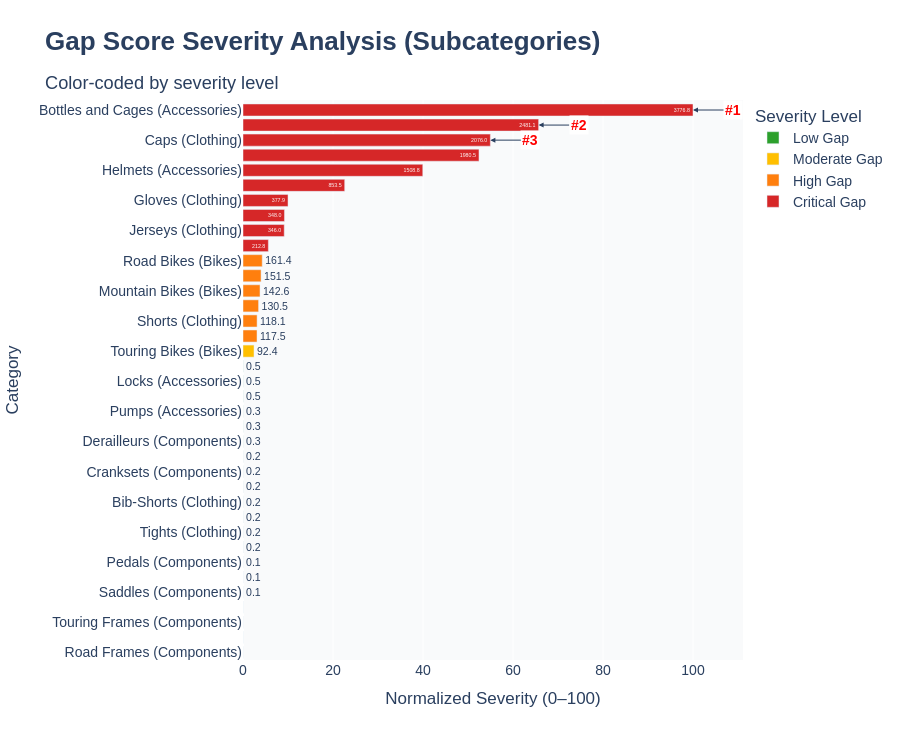

Notebook code cell kept with this figure:
### Markdown cell above
### Chart 2: Gap Score Severity Analysis (All Subcategories)

This horizontal bar chart displays gap scores for all subcategories with color-coded severity levels.

### Code cell
# Prepare data with subcategory + parent category labels
gap_chart_data = gap_summary.copy()
gap_chart_data['category_full'] = (
    gap_chart_data['category'] + ' (' + gap_chart_data['parent_category'] + ')'
)
gap_chart_data['category'] = gap_chart_data['category_full']

chart_severity = create_gap_score_severity_chart(gap_chart_data)
chart_severity.update_layout(
    title=dict(text='<b>Gap Score Severity Analysis (Subcategories)</b><br><sub>Color-coded by severity level</sub>'),
    height=max(600, len(gap_chart_data) * 20)  # Dynamic height based on number of subcategories
)
chart_severity.show()

insight_severity = generate_severity_insight(gap_summary)
print("\nKey Insight:")
print(insight_severity)

### Figure 1 — Plotly figure (JSON) as saved in the notebook; plotly's stock layout.template omitted (floating-point values rounded to 4 significant figures)
{"data": [{"hovertemplate": "gap_status=Low Gap<br>gap_score_norm=%{x}<br>category=%{y}<br>text=%{text}<extra></extra>", "legendgroup": "Low Gap", "marker": {"color": "#2ca02c", "pattern": {"shape": ""}}, "name": "Low Gap", "orientation": "h", "showlegend": true, "text": ["0.0", "0.0", "0.1", "0.1", "0.1", "0.1", "0.1", "0.2", "0.2", "0.2", "0.2", "0.2", "0.2", "0.2", "0.3", "0.3", "0.3", "0.5", "0.5", "0.5"], "textposition": "auto", "type": "bar", "x": [0.0, 0.0, 0.0005296, 0.001059, 0.001853, 0.002118, 0.002383, 0.005825, 0.005825, 0.005825, 0.005825, 0.005825, 0.005825, 0.005825, 0.007943, 0.007943, 0.007943, 0.01244, 0.01244, 0.01244], "xaxis": "x", "y": ["Road Frames (Components)", "Mountain Frames (Components)", "Touring Frames (Components)", "Wheels (Components)", "Saddles (Components)", "Handlebars (Components)", "Pedals (Components)", "Bottom Brackets (Components)", "Tights (Clothing)", "Forks (Components)", "Bib-Shorts (Clothing)", "Headsets (Components)", "Cranksets (Components)", "Lights (Accessories)", "Derailleurs (Components)", "Brakes (Components)", "Pumps (Accessories)", "Panniers (Accessories)", "Locks (Accessories)", "Chains (Components)"], "yaxis": "y"}, {"hovertemplate": "gap_status=Moderate Gap<br>gap_score_norm=%{x}<br>category=%{y}<br>text=%{text}<extra></extra>", "legendgroup": "Moderate Gap", "marker": {"color": "#ffbf00", "pattern": {"shape": ""}}, "name": "Moderate Gap", "orientation": "h", "showlegend": true, "text": ["92.4"], "textposition": "auto", "type": "bar", "x": [2.446], "xaxis": "x", "y": ["Touring Bikes (Bikes)"], "yaxis": "y"}, {"hovertemplate": "gap_status=High Gap<br>gap_score_norm=%{x}<br>category=%{y}<br>text=%{text}<extra></extra>", "legendgroup": "High Gap", "marker": {"color": "#ff7f0e", "pattern": {"shape": ""}}, "name": "High Gap", "orientation": "h", "showlegend": true, "text": ["117.5", "118.1", "130.5", "142.6", "151.5", "161.4"], "textposition": "auto", "type": "bar", "x": [3.11, 3.127, 3.455, 3.776, 4.011, 4.272], "xaxis": "x", "y": ["Bike Stands (Accessories)", "Shorts (Clothing)", "Vests (Clothing)", "Mountain Bikes (Bikes)", "Bike Racks (Accessories)", "Road Bikes (Bikes)"], "yaxis": "y"}, {"hovertemplate": "gap_status=Critical Gap<br>gap_score_norm=%{x}<br>category=%{y}<br>text=%{text}<extra></extra>", "legendgroup": "Critical Gap", "marker": {"color": "#d62728", "pattern": {"shape": ""}}, "name": "Critical Gap", "orientation": "h", "showlegend": true, "text": ["212.8", "346.0", "348.0", "377.9", "853.5", "1508.8", "1980.5", "2076.0", "2481.1", "3776.8"], "textposition": "auto", "type": "bar", "x": [5.634, 9.161, 9.214, 10.0, 22.6, 39.95, 52.44, 54.97, 65.69, 100.0], "xaxis": "x", "y": ["Socks (Clothing)", "Jerseys (Clothing)", "Hydration Packs (Accessories)", "Gloves (Clothing)", "Cleaners (Accessories)", "Helmets (Accessories)", "Fenders (Accessories)", "Caps (Clothing)", "Tires and Tubes (Accessories)", "Bottles and Cages (Accessories)"], "yaxis": "y"}], "layout": {"annotations": [{"arrowhead": 2, "ax": 40, "ay": 0, "bgcolor": "white", "font": {"color": "red", "size": 14, "weight": "bold"}, "showarrow": true, "text": "#1", "x": 100, "y": "Bottles and Cages (Accessories)"}, {"arrowhead": 2, "ax": 40, "ay": 0, "bgcolor": "white", "font": {"color": "red", "size": 14, "weight": "bold"}, "showarrow": true, "text": "#2", "x": 65.69, "y": "Tires and Tubes (Accessories)"}, {"arrowhead": 2, "ax": 40, "ay": 0, "bgcolor": "white", "font": {"color": "red", "size": 14, "weight": "bold"}, "showarrow": true, "text": "#3", "x": 54.97, "y": "Caps (Clothing)"}], "barmode": "relative", "font": {"family": "Arial", "size": 14}, "height": 740, "legend": {"title": {"text": "Severity Level"}, "tracegroupgap": 0}, "paper_bgcolor": "white", "plot_bgcolor": "#F9FAFB", "title": {"font": {"size": 26}, "text": "<b>Gap Score Severity Analysis (Subcategories)</b><br><sub>Color-coded by severity level</sub>"}, "xaxis": {"anchor": "y", "domain": [0, 1], "title": {"text": "Normalized Severity (0–100)"}}, "yaxis": {"anchor": "x", "domain": [0, 1], "title": {"text": "Category"}}}}
